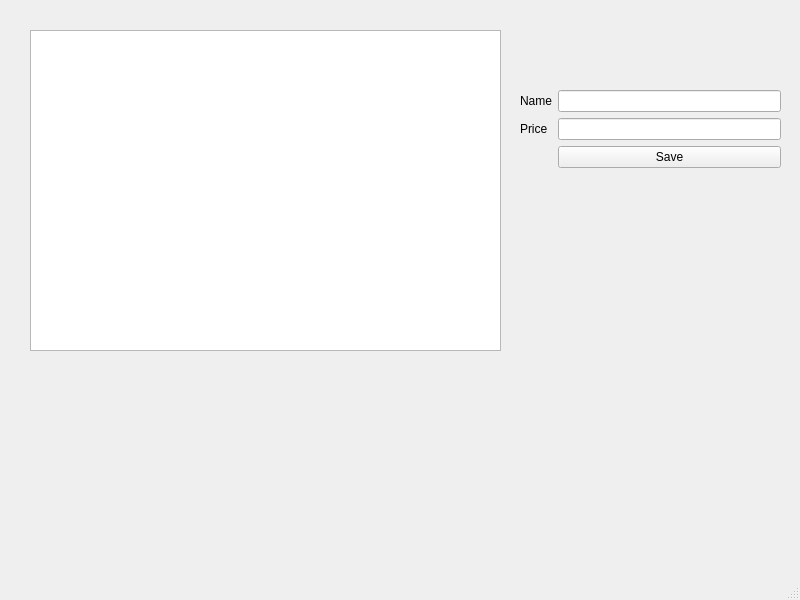
<?xml version="1.0" encoding="UTF-8"?>
<ui version="4.0">
 <class>MainWindow</class>
 <widget class="QMainWindow" name="MainWindow">
  <property name="geometry">
   <rect>
    <x>0</x>
    <y>0</y>
    <width>800</width>
    <height>600</height>
   </rect>
  </property>
  <property name="windowTitle">
   <string>MainWindow</string>
  </property>
  <widget class="QWidget" name="centralwidget">
   <widget class="QTableWidget" name="tableProducts">
    <property name="geometry">
     <rect>
      <x>30</x>
      <y>30</y>
      <width>471</width>
      <height>321</height>
     </rect>
    </property>
   </widget>
   <widget class="QWidget" name="formLayoutWidget">
    <property name="geometry">
     <rect>
      <x>520</x>
      <y>90</y>
      <width>261</width>
      <height>111</height>
     </rect>
    </property>
    <layout class="QFormLayout" name="formLayout">
     <item row="0" column="0">
      <widget class="QLabel" name="label">
       <property name="text">
        <string>Name</string>
       </property>
      </widget>
     </item>
     <item row="0" column="1">
      <widget class="QLineEdit" name="textName"/>
     </item>
     <item row="1" column="0">
      <widget class="QLabel" name="label_2">
       <property name="text">
        <string>Price</string>
       </property>
      </widget>
     </item>
     <item row="1" column="1">
      <widget class="QLineEdit" name="textPrice"/>
     </item>
     <item row="2" column="1">
      <widget class="QPushButton" name="btnSave">
       <property name="text">
        <string>Save</string>
       </property>
      </widget>
     </item>
    </layout>
   </widget>
  </widget>
  <widget class="QMenuBar" name="menubar">
   <property name="geometry">
    <rect>
     <x>0</x>
     <y>0</y>
     <width>800</width>
     <height>21</height>
    </rect>
   </property>
  </widget>
  <widget class="QStatusBar" name="statusbar"/>
 </widget>
 <resources/>
 <connections/>
</ui>
